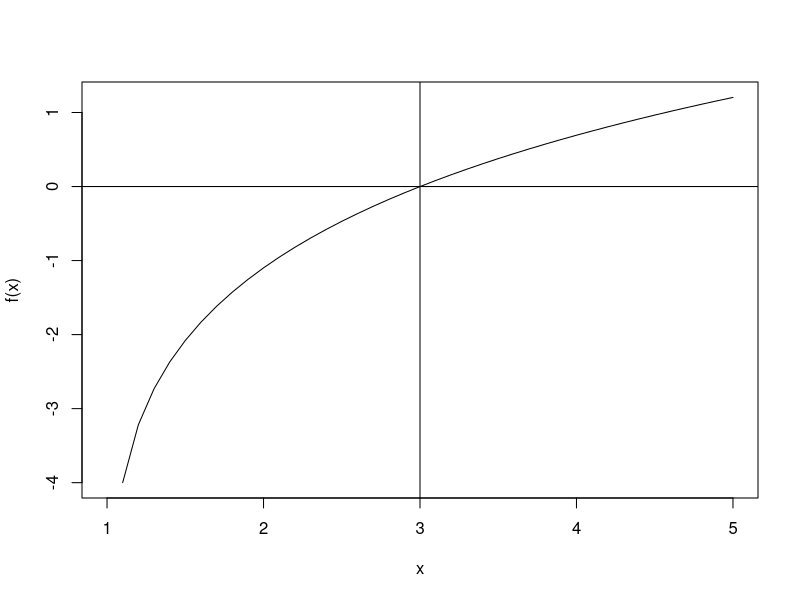
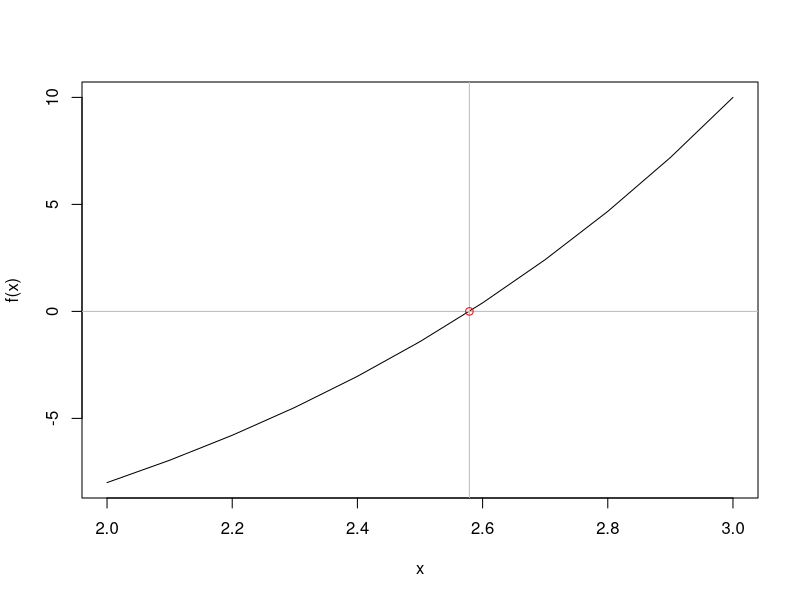
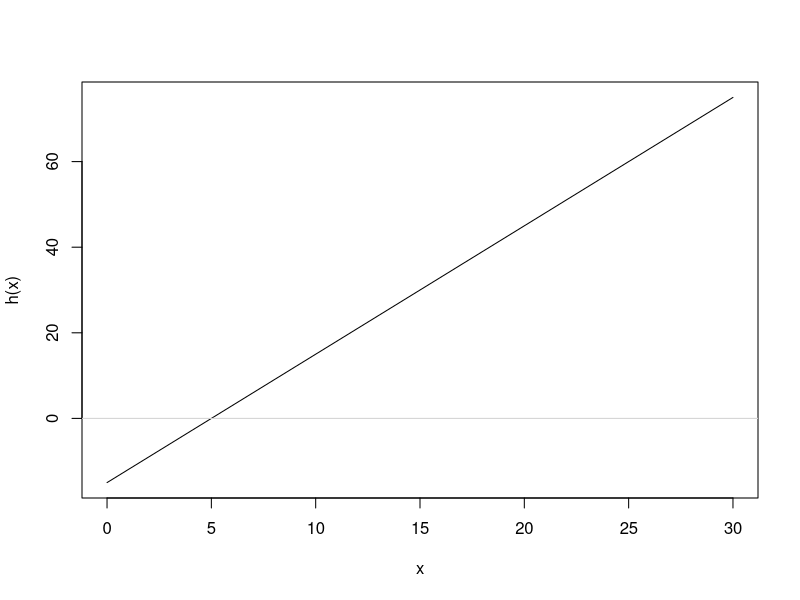

These figures' R source, in order: (Note: this script raises an error after producing the figures.)
f <- function(x){log(x)+log(x-1)-log(6)}

x <- seq(1,5,0.1)
plot(x, f(x), type = "l")
abline(h=0)
abline(v=3)

f(3)
uniroot(f, c(2,4))




f <- function(x){3^x-17}
interval <- c(2,3)
my_root <- uniroot(f, interval)$root
my_root
#The code below produces a plot that illustrates what uniroot found. 
x<-seq(interval[1],interval[2],0.1)
plot(x,f(x),type="l")
abline(h=0,col = "gray")
abline(v=my_root,col = "gray")
points(my_root,0, col = "red")



rm(list=ls()) #Clears the environment

h <- function(x){
  3*x -15
}

#What does the $root code do below?
uniroot(h,c(0,30))
uniroot(h,c(0,30))$root
x <-seq(0,30,1)
plot(x,h(x), type="l")
abline(h=0, col = "lightgray")



h.shift <- function(x){
  h(x) - 4
}

uniroot(h.shift,c(0,5))$root

uniroot(h.shift,c(0,10))$root



g <- function(x){
  3*x-15-exp(-x+6)
}

uniroot(g,c(0,6))$root

x <-seq(0,30,1)
plot(x,g(x), type="l")
abline(h=0, col = "lightgray")



f <- function(x){
  1/x
}

uniroot(f,c(-10,-3))$root

uniroot(f,c(-1,1))$root

uniroot(f,c(-1,1))


rm(list=ls()) #Clears the environment

##############
##############
h <- function(x){
  3*x -5
}
uniroot(h,c(0,30))$root
x <-seq(0,30,1)
plot(x,h(x), type="l")
abline(h=0, col = "lightgray")


##############
##############
h.shift <- function(x){
  h(x)-7
}
uniroot(h.shift,c(0,30))$root

##############
##############
solve_me <- function(x){
  h(x)-exp(-x)
}
uniroot(solve_me,c(0,3))$root

solve_me <- function(x){
  h(x)-log(x)
}
uniroot(solve_me,c(1,2))$root
x <-seq(0,5,0.01)
plot(x,solve_me(x), type="l")
abline(h=0, col = "lightgray")

